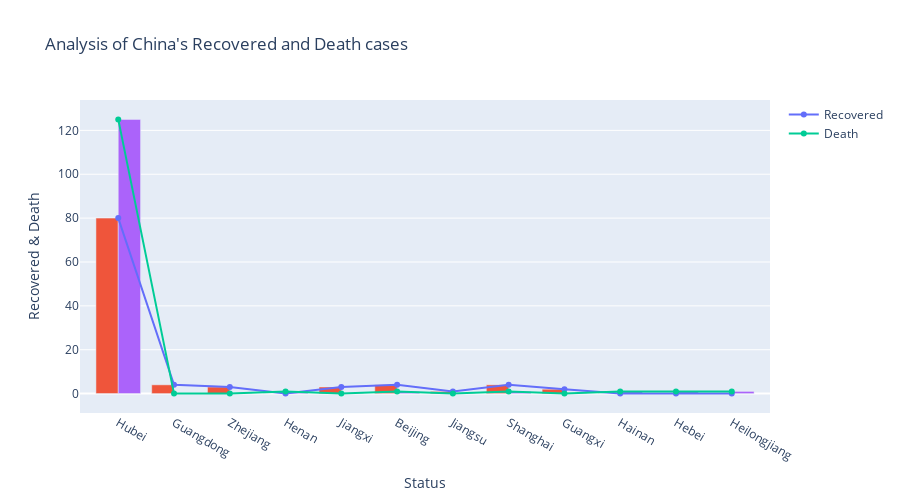

Here is the notebook cell this chart was saved with:
### Markdown cell above
The number of deaths is more than recovered cases

### Code cell
data_chinac = data_china[(data_china['Recovered']!= 0) | (data_china['Death']!=0.0)]

st = data_chinac['Province/State']
rec = data_chinac['Recovered']
de = data_chinac['Death']

fig = go.Figure()

fig.add_trace(go.Scatter(y=rec, x=st,name='Recovered'))
fig.add_trace(go.Bar(x=st,
                       y=rec,showlegend=False,
                       orientation='v'))


fig.add_trace(go.Scatter(x=st, y=de,name='Death'))
fig.add_trace(go.Bar(x=st,
                       y=de,showlegend=False,
                       orientation='v'))

fig.update_layout(yaxis=dict(title='Recovered & Death'),width=900,height=500,
                  title="Analysis of China's Recovered and Death cases",
                  xaxis=dict(title='Status'))

fig.show()

### Figure 1 — Plotly figure (JSON) as saved in the notebook; plotly's stock layout.template omitted (floating-point values rounded to 4 significant figures)
{"data": [{"name": "Recovered", "type": "scatter", "x": ["Hubei", "Guangdong", "Zhejiang", "Henan", "Jiangxi", "Beijing", "Jiangsu", "Shanghai", "Guangxi", "Hainan", "Hebei", "Heilongjiang"], "y": [80, 4, 3, 0, 3, 4, 1, 4, 2, 0, 0, 0]}, {"orientation": "v", "showlegend": false, "type": "bar", "x": ["Hubei", "Guangdong", "Zhejiang", "Henan", "Jiangxi", "Beijing", "Jiangsu", "Shanghai", "Guangxi", "Hainan", "Hebei", "Heilongjiang"], "y": [80, 4, 3, 0, 3, 4, 1, 4, 2, 0, 0, 0]}, {"name": "Death", "type": "scatter", "x": ["Hubei", "Guangdong", "Zhejiang", "Henan", "Jiangxi", "Beijing", "Jiangsu", "Shanghai", "Guangxi", "Hainan", "Hebei", "Heilongjiang"], "y": [125, 0, 0, 1, 0, 1, 0, 1, 0, 1, 1, 1]}, {"orientation": "v", "showlegend": false, "type": "bar", "x": ["Hubei", "Guangdong", "Zhejiang", "Henan", "Jiangxi", "Beijing", "Jiangsu", "Shanghai", "Guangxi", "Hainan", "Hebei", "Heilongjiang"], "y": [125, 0, 0, 1, 0, 1, 0, 1, 0, 1, 1, 1]}], "layout": {"height": 500, "title": {"text": "Analysis of China's Recovered and Death cases"}, "width": 900, "xaxis": {"title": {"text": "Status"}}, "yaxis": {"title": {"text": "Recovered & Death"}}}}
